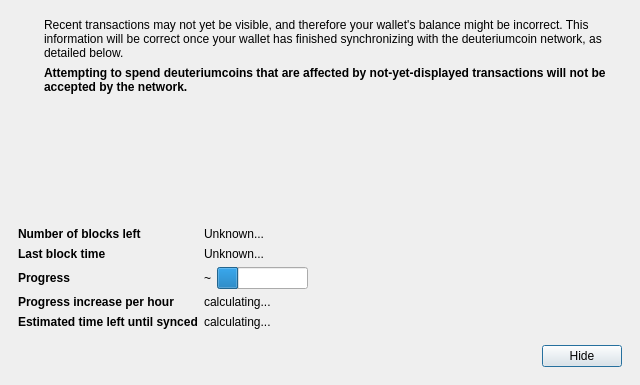
<?xml version="1.0" encoding="UTF-8"?>
<ui version="4.0">
 <class>ModalOverlay</class>
 <widget class="ModalOverlay" name="ModalOverlay">
  <property name="geometry">
   <rect>
    <x>0</x>
    <y>0</y>
    <width>640</width>
    <height>385</height>
   </rect>
  </property>
  <property name="windowTitle">
   <string>Form</string>
  </property>
  <layout class="QVBoxLayout" name="verticalLayout" stretch="0">
   <property name="sizeConstraint">
    <enum>QLayout::SetDefaultConstraint</enum>
   </property>
   <property name="leftMargin">
    <number>0</number>
   </property>
   <property name="topMargin">
    <number>0</number>
   </property>
   <property name="rightMargin">
    <number>0</number>
   </property>
   <property name="bottomMargin">
    <number>0</number>
   </property>
   <item>
    <widget class="QWidget" name="progressBackground" native="true">
     <layout class="QVBoxLayout" name="progressLayout" stretch="1">
      <item>
       <widget class="QWidget" name="progressContent" native="true">
        <layout class="QVBoxLayout" name="progressLayoutInner" stretch="1,0,0,0">
         <item>
          <layout class="QHBoxLayout" name="iconTextLayout" stretch="0,1">
           <item>
            <layout class="QVBoxLayout" name="iconLayout">
             <item>
              <widget class="QLabel" name="warningIconLabel">
               <property name="text">
                <string/>
               </property>
              </widget>
             </item>
             <item>
              <spacer name="verticalSpacerWarningIcon">
               <property name="orientation">
                <enum>Qt::Vertical</enum>
               </property>
               <property name="sizeHint" stdset="0">
                <size>
                 <width>20</width>
                 <height>40</height>
                </size>
               </property>
              </spacer>
             </item>
            </layout>
           </item>
           <item>
            <layout class="QVBoxLayout" name="verticalLayoutInfoText">
             <item>
              <widget class="QLabel" name="infoText">
               <property name="text">
                <string>Recent transactions may not yet be visible, and therefore your wallet's balance might be incorrect. This information will be correct once your wallet has finished synchronizing with the deuteriumcoin network, as detailed below.</string>
               </property>
               <property name="textFormat">
                <enum>Qt::RichText</enum>
               </property>
               <property name="wordWrap">
                <bool>true</bool>
               </property>
              </widget>
             </item>
             <item>
              <widget class="QLabel" name="infoTextStrong">
               <property name="font">
                <font>
                 <weight>75</weight>
                 <bold>true</bold>
                </font>
               </property>
               <property name="text">
                <string>Attempting to spend deuteriumcoins that are affected by not-yet-displayed transactions will not be accepted by the network.</string>
               </property>
               <property name="textFormat">
                <enum>Qt::RichText</enum>
               </property>
               <property name="wordWrap">
                <bool>true</bool>
               </property>
              </widget>
             </item>
             <item>
              <spacer name="verticalSpacerInTextSpace">
               <property name="orientation">
                <enum>Qt::Vertical</enum>
               </property>
               <property name="sizeHint" stdset="0">
                <size>
                 <width>20</width>
                 <height>40</height>
                </size>
               </property>
              </spacer>
             </item>
            </layout>
           </item>
          </layout>
         </item>
         <item>
          <spacer name="verticalSpacerAfterText">
           <property name="orientation">
            <enum>Qt::Vertical</enum>
           </property>
           <property name="sizeHint" stdset="0">
            <size>
             <width>20</width>
             <height>40</height>
            </size>
           </property>
          </spacer>
         </item>
         <item>
          <layout class="QFormLayout" name="formLayout">
           <property name="fieldGrowthPolicy">
            <enum>QFormLayout::FieldsStayAtSizeHint</enum>
           </property>
           <property name="horizontalSpacing">
            <number>6</number>
           </property>
           <property name="verticalSpacing">
            <number>6</number>
           </property>
           <property name="topMargin">
            <number>10</number>
           </property>
           <item row="0" column="0">
            <widget class="QLabel" name="labelNumberOfBlocksLeft">
             <property name="font">
              <font>
               <weight>75</weight>
               <bold>true</bold>
              </font>
             </property>
             <property name="text">
              <string>Number of blocks left</string>
             </property>
            </widget>
           </item>
           <item row="0" column="1">
            <widget class="QLabel" name="numberOfBlocksLeft">
             <property name="text">
              <string>Unknown...</string>
             </property>
            </widget>
           </item>
           <item row="1" column="0">
            <widget class="QLabel" name="labelLastBlockTime">
             <property name="font">
              <font>
               <weight>75</weight>
               <bold>true</bold>
              </font>
             </property>
             <property name="text">
              <string>Last block time</string>
             </property>
            </widget>
           </item>
           <item row="1" column="1">
            <widget class="QLabel" name="newestBlockDate">
             <property name="sizePolicy">
              <sizepolicy hsizetype="Maximum" vsizetype="Preferred">
               <horstretch>0</horstretch>
               <verstretch>0</verstretch>
              </sizepolicy>
             </property>
             <property name="text">
              <string>Unknown...</string>
             </property>
            </widget>
           </item>
           <item row="2" column="0">
            <widget class="QLabel" name="labelSyncDone">
             <property name="font">
              <font>
               <weight>75</weight>
               <bold>true</bold>
              </font>
             </property>
             <property name="text">
              <string>Progress</string>
             </property>
            </widget>
           </item>
           <item row="2" column="1">
            <layout class="QHBoxLayout" name="horizontalLayoutSync" stretch="0,1">
             <item>
              <widget class="QLabel" name="percentageProgress">
               <property name="text">
                <string notr="true">~</string>
               </property>
              </widget>
             </item>
             <item>
              <widget class="QProgressBar" name="progressBar">
               <property name="value">
                <number>24</number>
               </property>
               <property name="format">
                <string/>
               </property>
              </widget>
             </item>
            </layout>
           </item>
           <item row="4" column="0">
            <widget class="QLabel" name="labelProgressIncrease">
             <property name="font">
              <font>
               <weight>75</weight>
               <bold>true</bold>
              </font>
             </property>
             <property name="text">
              <string>Progress increase per hour</string>
             </property>
            </widget>
           </item>
           <item row="4" column="1">
            <widget class="QLabel" name="progressIncreasePerH">
             <property name="text">
              <string>calculating...</string>
             </property>
            </widget>
           </item>
           <item row="5" column="0">
            <widget class="QLabel" name="labelEstimatedTimeLeft">
             <property name="font">
              <font>
               <weight>75</weight>
               <bold>true</bold>
              </font>
             </property>
             <property name="text">
              <string>Estimated time left until synced</string>
             </property>
            </widget>
           </item>
           <item row="5" column="1">
            <widget class="QLabel" name="expectedTimeLeft">
             <property name="text">
              <string>calculating...</string>
             </property>
            </widget>
           </item>
          </layout>
         </item>
         <item>
          <layout class="QHBoxLayout" name="horizontalLayoutButtons">
           <property name="leftMargin">
            <number>10</number>
           </property>
           <property name="topMargin">
            <number>10</number>
           </property>
           <item>
            <spacer name="horizontalSpacer">
             <property name="orientation">
              <enum>Qt::Horizontal</enum>
             </property>
             <property name="sizeHint" stdset="0">
              <size>
               <width>40</width>
               <height>20</height>
              </size>
             </property>
            </spacer>
           </item>
           <item>
            <widget class="QPushButton" name="closeButton">
             <property name="text">
              <string>Hide</string>
             </property>
             <property name="focusPolicy">
              <enum>Qt::StrongFocus</enum>
             </property>
             <property name="default">
              <bool>true</bool>
             </property>
            </widget>
           </item>
          </layout>
         </item>
        </layout>
       </widget>
      </item>
     </layout>
    </widget>
   </item>
  </layout>
 </widget>
 <customwidgets>
  <customwidget>
   <class>ModalOverlay</class>
   <extends>QWidget</extends>
   <header>modaloverlay.h</header>
   <container>1</container>
  </customwidget>
 </customwidgets>
 <resources/>
 <connections/>
</ui>
